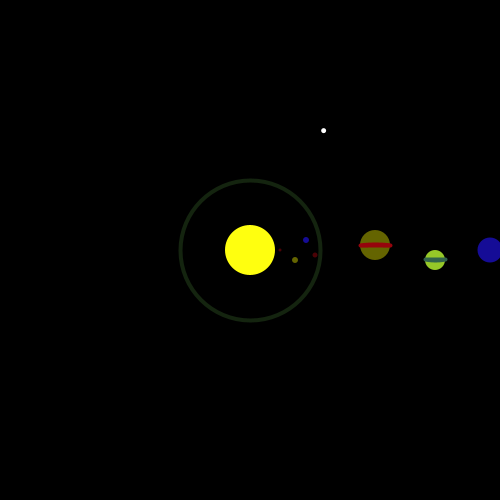
Frame 1 (no input)
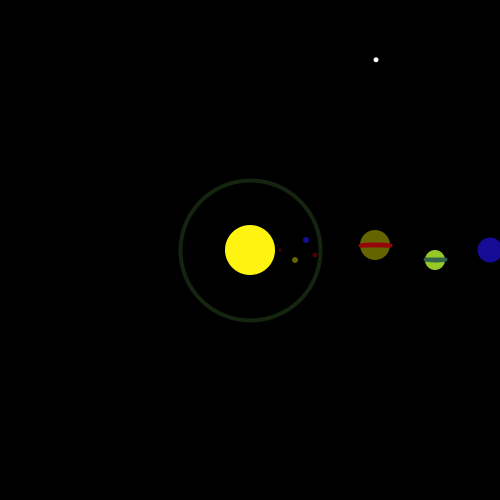
Frame 60 (the mouse pressed at the canvas centre just before this capture)
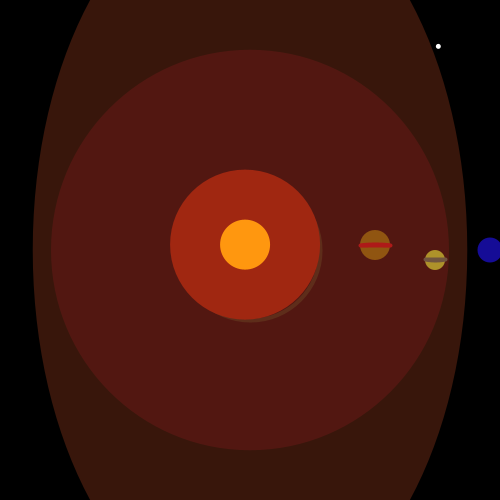
Frame 120 (the mouse held since frame 60 and released just before this capture)

The Processing sketch that drew these frames (run headless with seeded random() and noise(); from frame 60 on, the mouse is pressed at the canvas centre):

// Processing sketch: processing_72854
// ── processing_72854.pde

void setup()
{
  size (500, 500);
}
void draw()
{
  float changex=0;
  float changey=0;
  
  background (0);
  
  strokeWeight(4);
  stroke(20,36,15);
  noFill();
  ellipse(250,250,140,140);
  
  noStroke();
 
  fill(100,100,0);
  ellipse(295,260,6,6);
  ellipse(375,245,30,30);
  fill(21,12,150);
  ellipse(306,240,6,6);
  ellipse(490,250,25,25);
  fill(75,2,6);
  ellipse(280,250,3,3);
  ellipse(315,255,5,5);
  fill(150,200,40);
  ellipse(435,260,20,20);
  stroke(150,4,12);
  ellipse(375,245,30,1);
  stroke(50,100,75);
  ellipse(435,260,20,.2);
  noStroke();
  
  
  if (mousePressed == true)
  {
  
    changex = random(-16,16);
    changey = random(-6,6);
    fill(300-random(150,256),0+random(0,30),0);
    ellipse(250+changex,250+changey,150,150);
    fill(200+random(0,55),30+random(0,200),45,65);
    ellipse(250,250,600+random(-201,201),600+random(-201,201));
    fill(200+random(0,55),30,45,45);
    ellipse (250,250,400+random(-41,41),400+random(-21,21));
    
  }
  
  fill(255);
  ellipse(random(1,500),random(1,500), 5, 5);
  fill(255,150-random(0-150),15);
  ellipse(250+changex,250+changey,50,50);
  
  
  
  
}
